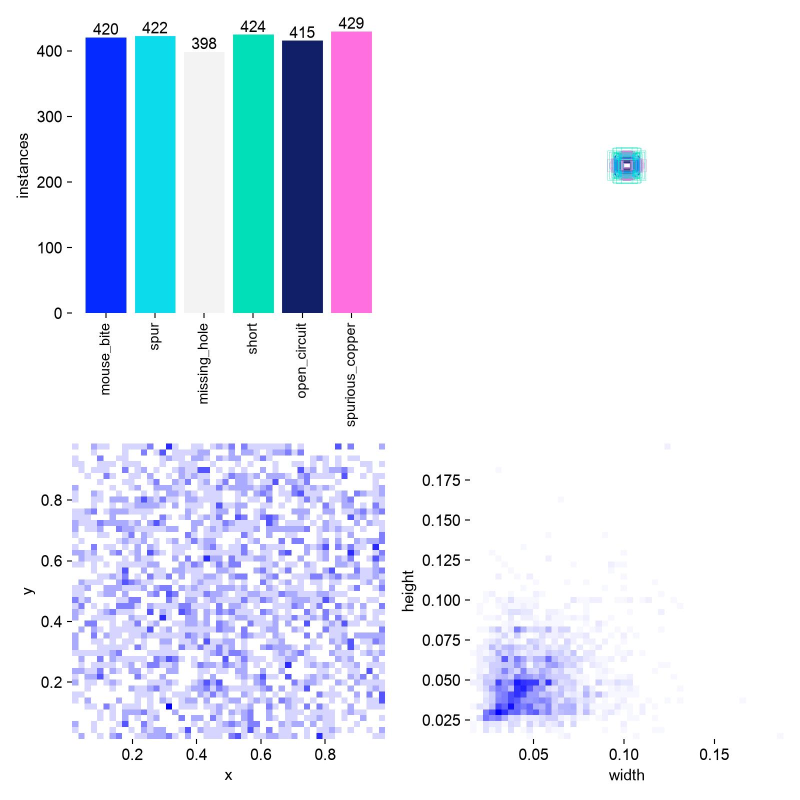
#> input picture runs/student2_canny_thresh/canny_50_150/labels.jpg, 1600 x 1600 px, given as the content of the folder C:/Users/tiong/Downloads/pcb_dataset/train/images, which was not available (shown at 1/2 size)
$ python batch_clahe.py
#> lines starting #> are read from the running program, lines starting #| are printed output that depends on the picture
#> in process_split, image is the input picture: shape (1600, 1600, 3); mean B, G, R 247.1, 233.9, 227.9
import cv2
import shutil
from pathlib import Path


# =========================================================
# SETTINGS
# =========================================================

CLIP_LIMITS = [1.0, 2.0, 3.0]
TILE_GRID_SIZE = (8, 8)

SOURCE_DATASET = Path(
    r"C:\Users\tiong\Downloads\pcb_dataset"
)

SPLITS = ["train", "val", "test"]

IMAGE_EXTENSIONS = {
    ".jpg",
    ".jpeg",
    ".png",
    ".bmp"
}


# =========================================================
# CLAHE
# =========================================================

def apply_clahe(image, clip_limit, tile_grid_size=(8, 8)):

#> called with clip_limit = 1, tile_grid_size = (8, 8)
    lab = cv2.cvtColor(
        image,
        cv2.COLOR_BGR2LAB
    )
#> lab: shape (1600, 1600, 3); mean of channels 0, 1, 2 236.8, 130.7, 121.3

    l_channel, a_channel, b_channel = cv2.split(lab)
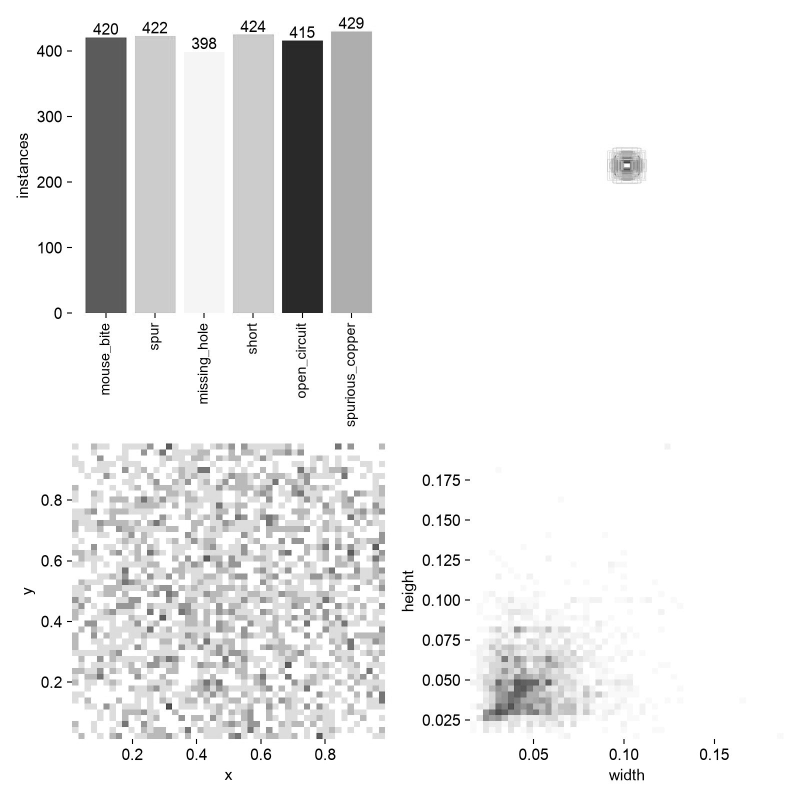
#> l_channel: shape (1600, 1600) (shown at 1/2 size); min 0, max 255, mean 236.8
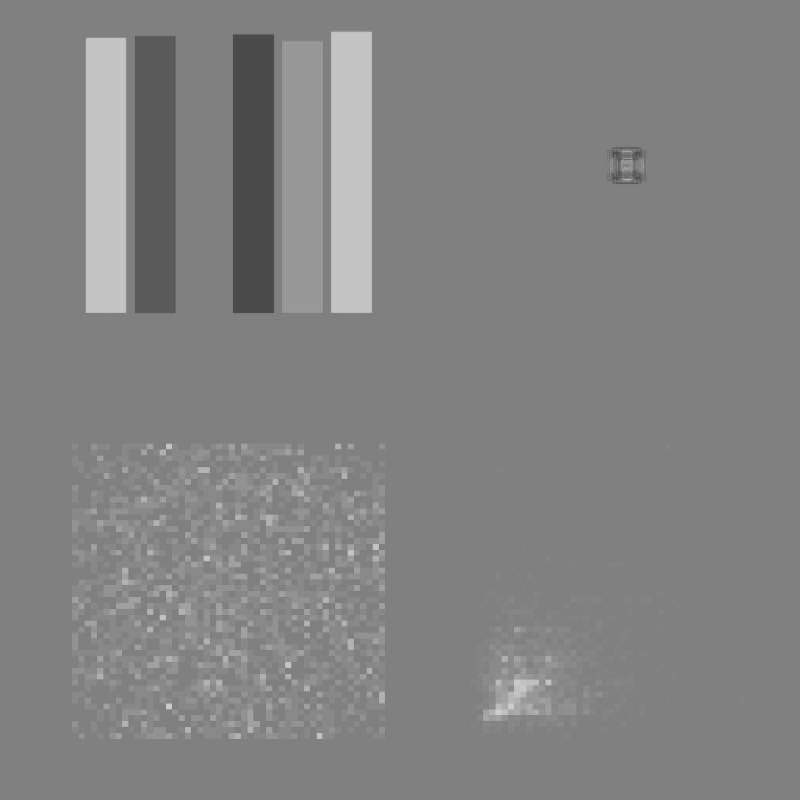
#> a_channel: shape (1600, 1600) (shown at 1/2 size); min 69, max 207, mean 130.7
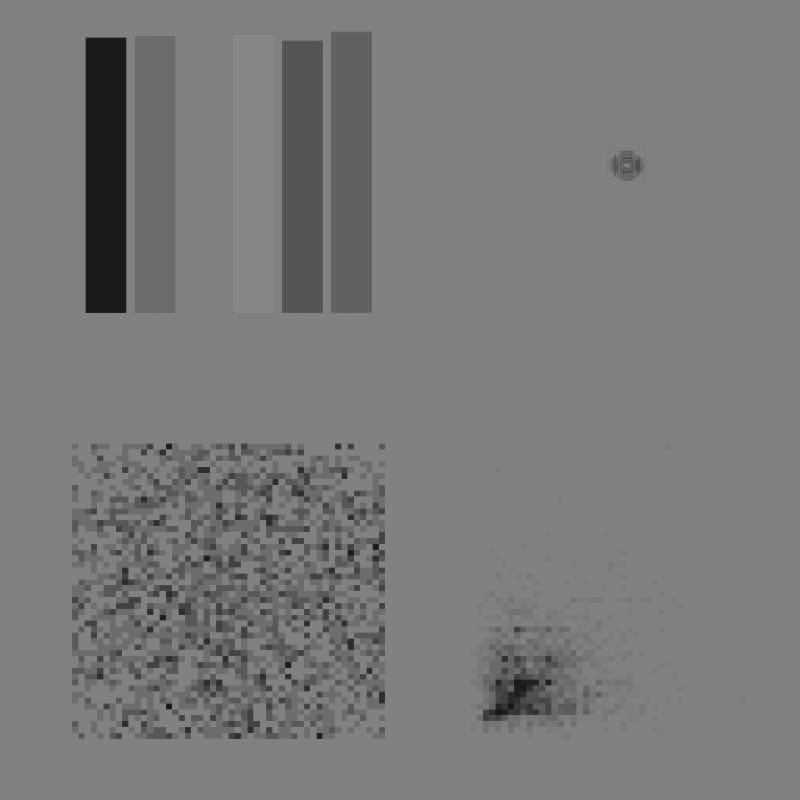
#> b_channel: shape (1600, 1600) (shown at 1/2 size); min 20, max 143, mean 121.3

    clahe = cv2.createCLAHE(
        clipLimit=clip_limit,
        tileGridSize=tile_grid_size
    )

    enhanced_l = clahe.apply(l_channel)

    enhanced_lab = cv2.merge(
        (
            enhanced_l,
            a_channel,
            b_channel
        )
    )
#> enhanced_lab: shape (1600, 1600, 3); mean of channels 0, 1, 2 234.8, 130.7, 121.3

    enhanced_image = cv2.cvtColor(
        enhanced_lab,
        cv2.COLOR_LAB2BGR
    )

    return enhanced_image


# =========================================================
# FIND LABEL
# =========================================================

def find_label(image_path, labels_folder):

    # Normal case
    normal_label = (
        labels_folder /
        f"{image_path.stem}.txt"
    )

    if normal_label.exists():
        return normal_label

    # Dataset-specific case:
    # xxx_600.jpg → xxx_256.txt
    if image_path.stem.endswith("_600"):

        alternative_stem = (
            image_path.stem[:-4]
            + "_256"
        )

        alternative_label = (
            labels_folder /
            f"{alternative_stem}.txt"
        )

        if alternative_label.exists():
            return alternative_label

    return None


# =========================================================
# PROCESS ONE SPLIT
# =========================================================

def process_split(
    split,
    clip_limit,
    output_dataset
):

    source_images = (
        SOURCE_DATASET /
        split /
        "images"
    )

    source_labels = (
        SOURCE_DATASET /
        split /
        "labels"
    )

    output_images = (
        output_dataset /
        split /
        "images"
    )

    output_labels = (
        output_dataset /
        split /
        "labels"
    )

    output_images.mkdir(
        parents=True,
        exist_ok=True
    )

    output_labels.mkdir(
        parents=True,
        exist_ok=True
    )

    image_files = sorted([
        file
        for file in source_images.iterdir()
        if file.suffix.lower()
        in IMAGE_EXTENSIONS
    ])

    processed_count = 0
    copied_labels = 0
    missing_labels = 0

    print(f"\nProcessing {split}")
    print(f"Clip Limit: {clip_limit}")
    print(f"Images found: {len(image_files)}")

    for index, image_path in enumerate(
        image_files,
        start=1
    ):

        image = cv2.imread(
            str(image_path)
        )

        if image is None:
            print(
                f"WARNING: Cannot read "
                f"{image_path.name}"
            )
            continue

        # Apply current CLAHE setting
        enhanced_image = apply_clahe(
            image,
            clip_limit=clip_limit,
            tile_grid_size=TILE_GRID_SIZE
        )

        output_image_path = (
            output_images /
            image_path.name
        )

        success = cv2.imwrite(
            str(output_image_path),
            enhanced_image
        )

        if not success:
            print(
                f"WARNING: Cannot save "
                f"{image_path.name}"
            )
            continue

        processed_count += 1

        # Find label
        label_path = find_label(
            image_path,
            source_labels
        )

        if label_path is not None:

            # Make output label name match image name
            output_label_path = (
                output_labels /
                f"{image_path.stem}.txt"
            )

            shutil.copy2(
                label_path,
                output_label_path
            )

            copied_labels += 1

        else:

            missing_labels += 1

            print(
                f"WARNING: Label not found for "
                f"{image_path.name}"
            )

        if index % 500 == 0:

            print(
                f"{index}/{len(image_files)} "
                f"processed"
            )

    print(f"\n{split} completed")
    print(f"Images processed: {processed_count}")
    print(f"Labels copied: {copied_labels}")
    print(f"Missing labels: {missing_labels}")


# =========================================================
# CREATE DATA.YAML
# =========================================================

def create_data_yaml(output_dataset):

    yaml_path = (
        output_dataset /
        "data.yaml"
    )

    dataset_path = (
        output_dataset
        .resolve()
        .as_posix()
    )

    yaml_content = f"""path: "{dataset_path}"

train: train/images
val: val/images
test: test/images

names:
  0: mouse_bite
  1: spur
  2: missing_hole
  3: short
  4: open_circuit
  5: spurious_copper
"""

    yaml_path.write_text(
        yaml_content,
        encoding="utf-8"
    )


# =========================================================
# PROCESS ONE COMPLETE CLAHE CONFIGURATION
# =========================================================

def process_clahe_configuration(clip_limit):

    output_dataset = Path(
        rf"C:\Users\tiong\Downloads"
        rf"\pcb_dataset_clahe_{clip_limit}"
    )

    print("\n" + "=" * 60)
    print(
        f"STARTING CLAHE "
        f"clipLimit = {clip_limit}"
    )
    print("=" * 60)

    for split in SPLITS:

        process_split(
            split=split,
            clip_limit=clip_limit,
            output_dataset=output_dataset
        )

    create_data_yaml(
        output_dataset
    )

    print("\nCompleted:")
    print(output_dataset)


# =========================================================
# MAIN
# =========================================================

if __name__ == "__main__":

    print("=" * 60)
    print("CLAHE PARAMETER DATASET GENERATOR")
    print("=" * 60)

    print(
        f"Testing Clip Limits: "
        f"{CLIP_LIMITS}"
    )

    print(
        f"Tile Grid Size: "
        f"{TILE_GRID_SIZE}"
    )

    # Automatically run all three
    for clip_limit in CLIP_LIMITS:

        process_clahe_configuration(
            clip_limit
        )

    print("\n" + "=" * 60)
    print("ALL CLAHE DATASETS COMPLETED")
    print("=" * 60)
